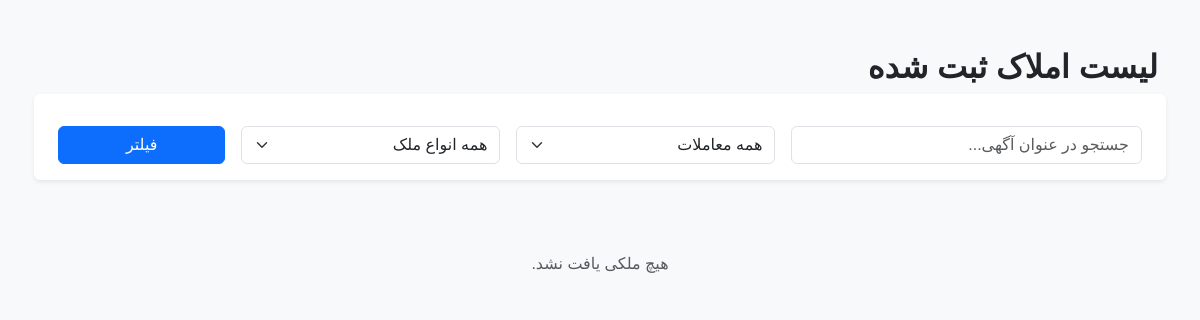
The app's page /, older data.
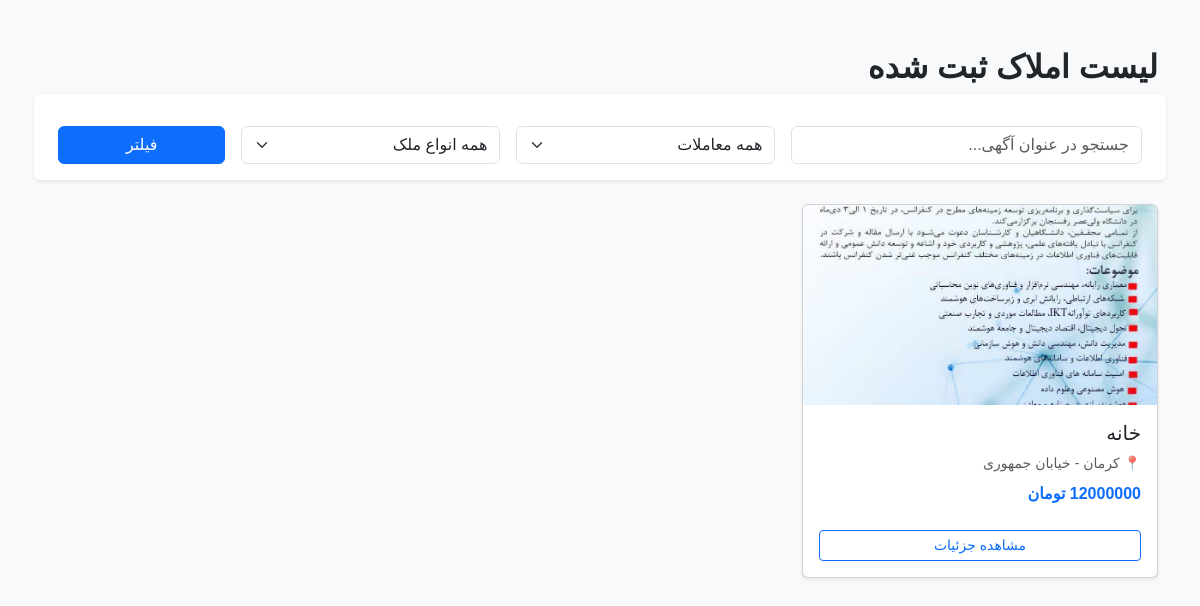
The same page, newer data.
### properties/models.py (models this page shows, shortened)
class Property(models.Model):
    TRANSACTION_TYPES = (
        ('sale', 'فروش'),
        ('rent', 'رهن و اجاره'),
    )
    PROPERTY_TYPES = (
        ('apartment', 'آپارتمان'),
        ('house', 'ویلایی / خانه'),
        ('land', 'زمین / کلنگی'),
        ('commercial', 'تجاری / اداری'),
    )
    title = models.CharField(max_length=200, verbose_name="عنوان آگهی")
    description = models.TextField(verbose_name="توضیحات کامل")
    transaction_type = models.CharField(max_length=10, choices=TRANSACTION_TYPES, verbose_name="نوع معامله")
    property_type = models.CharField(max_length=15, choices=PROPERTY_TYPES, verbose_name="نوع ملک")
    price = models.DecimalField(max_length=15, max_digits=15, decimal_places=0, verbose_name="قیمت (تومان)")
    area = models.PositiveIntegerField(verbose_name="متراژ (مترمربع)")
    bedrooms = models.PositiveSmallIntegerField(default=1, verbose_name="تعداد اتاق خواب")
    city = models.CharField(max_length=100, verbose_name="شهر")
    address = models.CharField(max_length=255, verbose_name="آدرس دقیق یا محدوده")
    is_active = models.BooleanField(default=True, verbose_name="فعال / منتشر شده")
    created_at = models.DateTimeField(auto_now_add=True, verbose_name="تاریخ ثبت")
    updated_at = models.DateTimeField(auto_now=True, verbose_name="تاریخ بروزرسانی")
    image = models.ImageField(upload_to='properties/', blank=True, null=True, verbose_name="تصویر اصلی ملک")
    class Meta:
        verbose_name = "ملک"
        verbose_name_plural = "املاک"
        ordering = ['-created_at']

### properties/views.py (the view)
# urls.py: path('', views.property_list, name='property_list'),
def property_list(request):
    properties = Property.objects.filter(is_active=True).order_by('-created_at')
    transaction_type = request.GET.get('transaction_type')
    property_type = request.GET.get('property_type')
    search_query = request.GET.get('q')
    if transaction_type:
        properties = properties.filter(transaction_type=transaction_type)
    if property_type:
        properties = properties.filter(property_type=property_type)
    if search_query:
        properties = properties.filter(title__icontains=search_query)
    context = {
        'properties': properties,
    }
    return render(request, 'properties/property_list.html', context)

### properties/templates/properties/property_list.html (shortened to what this page needs)
<!DOCTYPE html>
<html lang="fa" dir="rtl">
<head>
    <link rel="stylesheet" href="https://cdn.jsdelivr.net/npm/bootstrap@5.3.2/dist/css/bootstrap.rtl.min.css">
    <link href="https://cdn.jsdelivr.net/gh/rastikerdar/vazirmatn@v33.003/Vazirmatn-font-face.css" rel="stylesheet" />
</head>
<body>
    <div class="container my-5">
        <h2 class="fw-bold mb-4">لیست املاک ثبت شده</h2>
        <form method="GET" class="row g-3 bg-white p-3 rounded shadow-sm mb-4">
            <div class="col-md-4">
                <input type="text" name="q" class="form-control" placeholder="جستجو در عنوان آگهی..." value="{{ request.GET.q }}">
            </div>
            <div class="col-md-3">
                <select name="transaction_type" class="form-select">
                    <option value="">همه معاملات</option>
                </select>
            </div>
            <div class="col-md-3">
                <select name="property_type" class="form-select">
                    <option value="">همه انواع ملک</option>
                </select>
            </div>
            <div class="col-md-2">
                <button type="submit" class="btn btn-primary w-100">فیلتر</button>
            </div>
        </form>
        <div class="row g-4">
            {% for prop in properties %}
            <div class="col-md-4">
                <div class="card h-100 shadow-sm">
                    {% if prop.image %}
                        <img src="{{ prop.image.url }}" class="card-img-top" style="height: 200px; object-fit: cover;">
                    {% else %}
                        <img src="https://via.placeholder.com/400x200?text=بدون+تصویر" class="card-img-top" style="height: 200px; object-fit: cover;">
                    {% endif %}
                    <div class="card-body d-flex flex-column">
                        <h5 class="card-title">{{ prop.title }}</h5>
                        <p class="text-muted small mb-2">📍 {{ prop.city }} - {{ prop.address }}</p>
                        <p class="fw-bold text-primary mt-auto">{{ prop.price }} تومان</p>
                        <a href="{% url 'property_detail' prop.pk %}" class="btn btn-outline-primary btn-sm w-100 mt-2">مشاهده جزئیات</a>
                    </div>
                </div>
            </div>
            {% empty %}
            <div class="col-12 text-center py-5">
                <p class="text-muted">هیچ ملکی یافت نشد.</p>
            </div>
            {% endfor %}
        </div>
    </div>
</body>
</html>

### properties/templates/properties/property_list.html (style rules this page uses)
body { font-family: 'Vazirmatn', sans-serif; background: #f8f9fa; }

Row changes from the older to the newer data that the page shows:
added Property: image (picture), title "خانه", city "کرمان", address "خیابان جمهوری", price "12000000"
Text that changed along with them:
text no longer shown: "هیچ ملکی یافت نشد."
